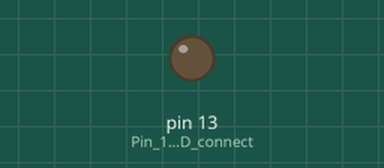
This sketch was run on a simulated Arduino Uno, built with avr-gcc and run on an emulated ATmega328P. Parts: output pins drawn as LEDs (lit = HIGH).

Above: at 4.7 s.
At 6.42 s:
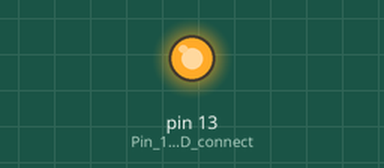
Timing chart, 0 to 7.0 s (numbered marks = the images above):
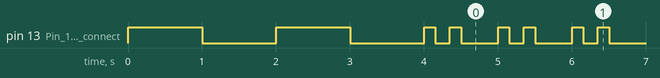

The sketch:

blink.ino
```cpp
/* -*- mode: C++ -*-

/*
 * Steve's variation on the basic arduino blink-the-LED program
 *	distinctive startup slow-flash
 *	distinctive continuous double-flash
 */

void setup() {
	pinMode(13, OUTPUT);     // Pin 13 has an LED connected on most Arduino boards:

	digitalWrite(13, HIGH);   // set the LED on
	delay(1000);              // wait for a second
	digitalWrite(13, LOW);    // set the LED off
	delay(1000);
	digitalWrite(13, HIGH);   // on
	delay(1000);
	digitalWrite(13, LOW);    // off
	delay(1000);
}

void loop() {
	digitalWrite(13, HIGH);
	delay(150);
	digitalWrite(13, LOW);
	delay(200);
	digitalWrite(13, HIGH);
	delay(150);
	digitalWrite(13, LOW);
	delay(500);
}
```

Measured:
- by itself, pin 13 (Pin_13_has_an_LED_connect): moves between LOW and HIGH, repeating every 43.0 s
- by itself, everything shown: repeats every 1.0 s, in 4 steps
